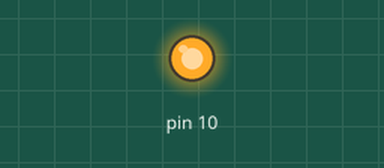
This sketch was run on a simulated Arduino Uno, built with avr-gcc and run on an emulated ATmega328P. Shown: output pins drawn as LEDs (lit = HIGH).

Above: at 0.1 s.
Timing chart, 0 to 1.6 s (numbered marks = the images above):
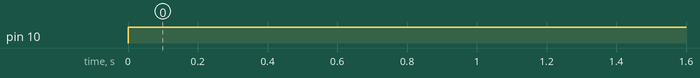

The sketch:

exp02-01.ino
```cpp
char myName[] = "NYCU";

#include <SPI.h>

void setup (void) {
  digitalWrite(SS, HIGH); // disable Slave Select
  SPI.begin ();
  SPI.beginTransaction(SPISettings(125000, MSBFIRST, SPI_MODE1));
}

void loop (void) {
  char c;
  digitalWrite(SS, LOW); // enable Slave Select

  // send test string
  for (const char *p = myName ; c = *p; p++) {
    SPI.transfer (c);
  }

  digitalWrite(SS, HIGH); // disable Slave Select
  delay(2000);
}
```

Measured:
- by itself, pin 10: LOW → HIGH at 0.00 s
